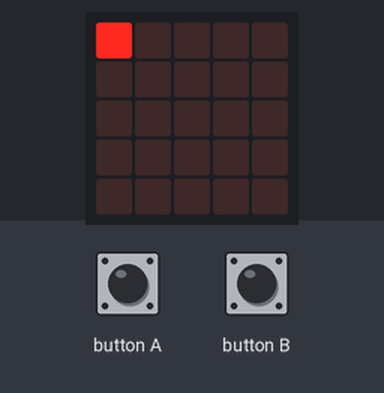
A program run on a simulated BBC micro:bit (MakeCode). Parts: the board's 5×5 LED display. The test bench sets the inputs (shaded band).

Above: at 1.2 s.
1.3 s: button B pressed for 0.15 s
At 2.0 s:
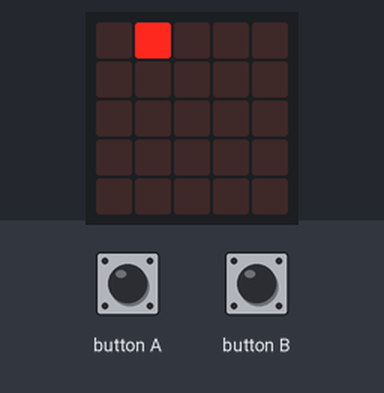
2.9 s: button B pressed for 0.15 s
At 4.2 s:
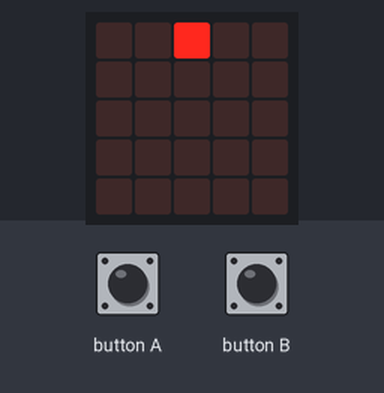
4.5 s: button B pressed for 0.15 s
At 5.7 s:
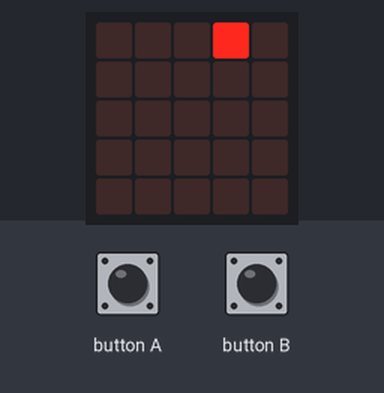
6.1 s: button B pressed for 0.15 s
At 6.9 s:
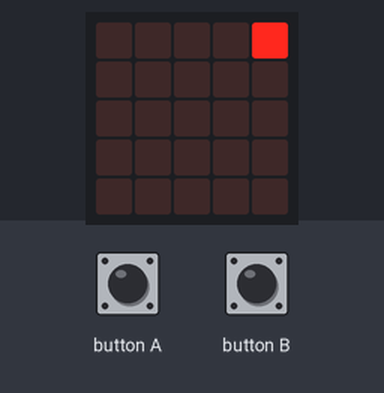
7.7 s: button B pressed for 0.15 s
At 9.0 s:
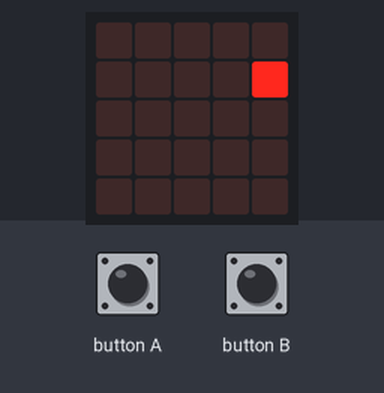
9.3 s: button A pressed for 0.15 s
At 10.5 s:
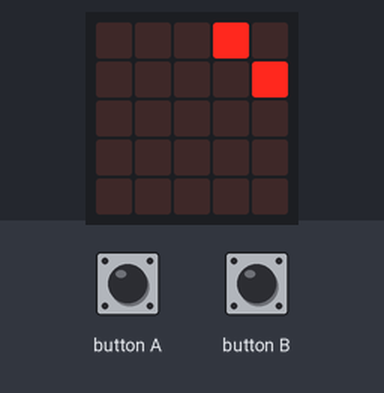
Timing chart, 0 to 11.9 s (numbered marks = the images above; inputs shaded):
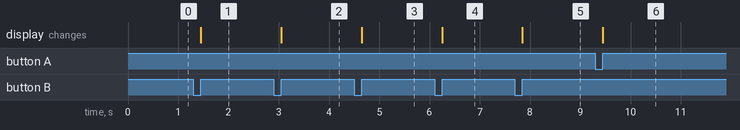

The program:

main.ts
```typescript
input.onButtonPressed(Button.A, function () {
    led.unplot(x, 0)
    if (x > 0 && x <= 4) {
        x += -1
    }
    led.plot(x, 0)
})
input.onButtonPressed(Button.B, function () {
    led.unplot(x, 0)
    if (x >= 0 && x < 4) {
        x += 1
        led.plot(x, 0)
    } else if (x == 4) {
        y += 1
        led.plot(x, y)
    } else if (y == 0) {

    } else {

    }
})
let x = 0
let y = 0
y = 0
x = 0
led.plot(x, 0)
```

test.ts
```typescript
// les tests vont ici ; cela ne sera pas compilé si ce paquet est utilisé en tant qu'extension.
```

Measured:
- after the input at 1.3 s, the display: changes after 0.15 s (image 1)
- after the input at 2.9 s, the display: changes after 0.15 s (image 2)
- after the input at 4.5 s, the display: changes after 0.15 s (image 3)
- after the input at 6.1 s, the display: changes after 0.15 s (image 4)
- after the input at 7.7 s, the display: changes after 0.15 s (image 5)
- after the input at 9.3 s, the display: changes after 0.15 s (image 6)
